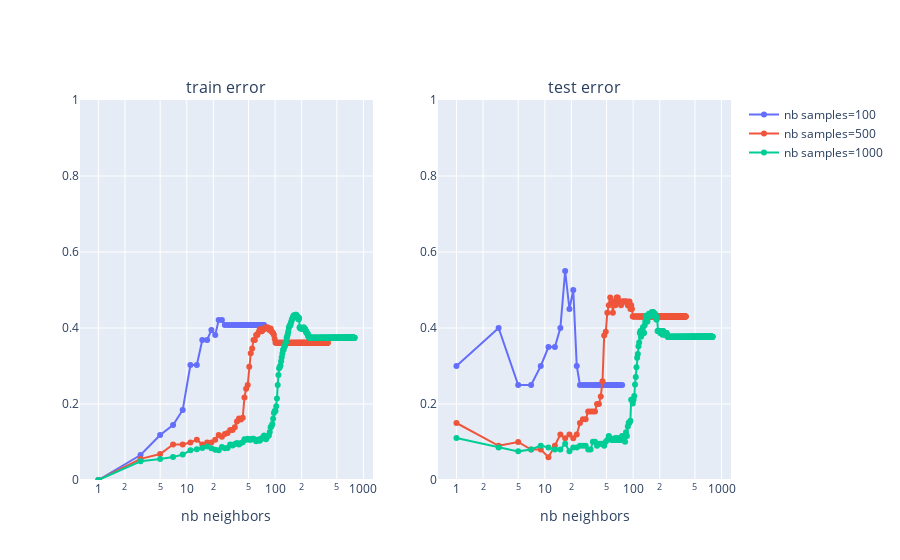

Notebook cell for this chart:
### Code cell
# plot

# params
arr_colors = ['#636EFA', '#EF553B', '#00CC96']
dict_colors_n = {n: color for n, color in zip(range_n, arr_colors)}


fig = make_subplots(
    rows=1, cols=2,
    subplot_titles=[f"{type_error} error" for type_error in dict_error]
)

for i, (type_error, error_ns) in enumerate(dict_error.items()):
    for n in error_ns:
        # plot trace
        fig.add_trace(
            go.Scatter(
                x=range_k,
                y=error_ns[n],
                name=f"nb samples={n}",
                mode="markers+lines",
                marker_color=dict_colors_n[n],
                showlegend=True if type_error == "train" else False
            ),
            row=1, col=i+1
        )

        # update layout
        fig.update_xaxes(title="nb neighbors", type="log")
        fig.update_yaxes(range=[0, 1])


fig.show()

### Figure 1 — Plotly figure (JSON) as saved in the notebook; plotly's stock layout.template omitted (floating-point values rounded to 4 significant figures; data arrays with more than 128 entries replaced by an {"elided": "..."} marker saying what was removed)
{"data": [{"marker": {"color": "#636EFA"}, "mode": "markers+lines", "name": "nb samples=100", "showlegend": true, "type": "scatter", "x": {"elided": "399 int values"}, "xaxis": "x", "y": [0, 0.06579, 0.1184, 0.1447, 0.1842, 0.3026, 0.3026, 0.3684, 0.3684, 0.3947, 0.3816, 0.4211, 0.4211, 0.4079, 0.4079, 0.4079, 0.4079, 0.4079, 0.4079, 0.4079, 0.4079, 0.4079, 0.4079, 0.4079, 0.4079, 0.4079, 0.4079, 0.4079, 0.4079, 0.4079, 0.4079, 0.4079, 0.4079, 0.4079, 0.4079, 0.4079, 0.4079, 0.4079], "yaxis": "y"}, {"marker": {"color": "#EF553B"}, "mode": "markers+lines", "name": "nb samples=500", "showlegend": true, "type": "scatter", "x": {"elided": "399 int values"}, "xaxis": "x", "y": {"elided": "198 float values"}, "yaxis": "y"}, {"marker": {"color": "#00CC96"}, "mode": "markers+lines", "name": "nb samples=1000", "showlegend": true, "type": "scatter", "x": {"elided": "399 int values"}, "xaxis": "x", "y": {"elided": "397 float values"}, "yaxis": "y"}, {"marker": {"color": "#636EFA"}, "mode": "markers+lines", "name": "nb samples=100", "showlegend": false, "type": "scatter", "x": {"elided": "399 int values"}, "xaxis": "x2", "y": [0.3, 0.4, 0.25, 0.25, 0.3, 0.35, 0.35, 0.4, 0.55, 0.45, 0.5, 0.3, 0.25, 0.25, 0.25, 0.25, 0.25, 0.25, 0.25, 0.25, 0.25, 0.25, 0.25, 0.25, 0.25, 0.25, 0.25, 0.25, 0.25, 0.25, 0.25, 0.25, 0.25, 0.25, 0.25, 0.25, 0.25, 0.25], "yaxis": "y2"}, {"marker": {"color": "#EF553B"}, "mode": "markers+lines", "name": "nb samples=500", "showlegend": false, "type": "scatter", "x": {"elided": "399 int values"}, "xaxis": "x2", "y": {"elided": "198 float values"}, "yaxis": "y2"}, {"marker": {"color": "#00CC96"}, "mode": "markers+lines", "name": "nb samples=1000", "showlegend": false, "type": "scatter", "x": {"elided": "399 int values"}, "xaxis": "x2", "y": {"elided": "397 float values"}, "yaxis": "y2"}], "layout": {"annotations": [{"font": {"size": 16}, "showarrow": false, "text": "train error", "x": 0.225, "xanchor": "center", "xref": "paper", "y": 1, "yanchor": "bottom", "yref": "paper"}, {"font": {"size": 16}, "showarrow": false, "text": "test error", "x": 0.775, "xanchor": "center", "xref": "paper", "y": 1, "yanchor": "bottom", "yref": "paper"}], "xaxis": {"anchor": "y", "domain": [0, 0.45], "title": {"text": "nb neighbors"}, "type": "log"}, "xaxis2": {"anchor": "y2", "domain": [0.55, 1], "title": {"text": "nb neighbors"}, "type": "log"}, "yaxis": {"anchor": "x", "domain": [0, 1], "range": [0, 1]}, "yaxis2": {"anchor": "x2", "domain": [0, 1], "range": [0, 1]}}}
